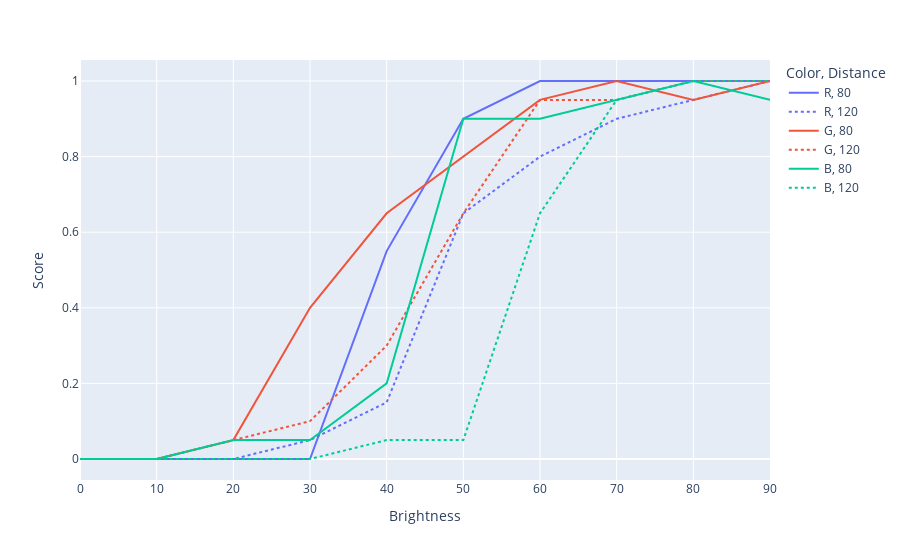

Here is the notebook cell this chart was saved with:
### Code cell
fig = px.line(rgb, x = 'Brightness', y = 'Score', color = 'Color', line_dash = 'Distance')
fig.show()

### Figure 1 — Plotly figure (JSON) as saved in the notebook; plotly's stock layout.template omitted (floating-point values rounded to 4 significant figures)
{"data": [{"hovertemplate": "Color=R<br>Distance=80<br>Brightness=%{x}<br>Score=%{y}<extra></extra>", "legendgroup": "R, 80", "line": {"color": "#636efa", "dash": "solid"}, "marker": {"symbol": "circle"}, "mode": "lines", "name": "R, 80", "orientation": "v", "showlegend": true, "type": "scatter", "x": [0, 10, 20, 30, 40, 50, 60, 70, 80, 90], "xaxis": "x", "y": [0, 0, 0, 0, 0.55, 0.9, 1, 1, 1, 1], "yaxis": "y"}, {"hovertemplate": "Color=R<br>Distance=120<br>Brightness=%{x}<br>Score=%{y}<extra></extra>", "legendgroup": "R, 120", "line": {"color": "#636efa", "dash": "dot"}, "marker": {"symbol": "circle"}, "mode": "lines", "name": "R, 120", "orientation": "v", "showlegend": true, "type": "scatter", "x": [0, 10, 20, 30, 40, 50, 60, 70, 80, 90], "xaxis": "x", "y": [0, 0, 0, 0.05, 0.15, 0.65, 0.8, 0.9, 0.95, 1], "yaxis": "y"}, {"hovertemplate": "Color=G<br>Distance=80<br>Brightness=%{x}<br>Score=%{y}<extra></extra>", "legendgroup": "G, 80", "line": {"color": "#EF553B", "dash": "solid"}, "marker": {"symbol": "circle"}, "mode": "lines", "name": "G, 80", "orientation": "v", "showlegend": true, "type": "scatter", "x": [0, 10, 20, 30, 40, 50, 60, 70, 80, 90], "xaxis": "x", "y": [0, 0, 0.05, 0.4, 0.65, 0.8, 0.95, 1, 0.95, 1], "yaxis": "y"}, {"hovertemplate": "Color=G<br>Distance=120<br>Brightness=%{x}<br>Score=%{y}<extra></extra>", "legendgroup": "G, 120", "line": {"color": "#EF553B", "dash": "dot"}, "marker": {"symbol": "circle"}, "mode": "lines", "name": "G, 120", "orientation": "v", "showlegend": true, "type": "scatter", "x": [0, 10, 20, 30, 40, 50, 60, 70, 80, 90], "xaxis": "x", "y": [0, 0, 0.05, 0.1, 0.3, 0.65, 0.95, 0.95, 1, 1], "yaxis": "y"}, {"hovertemplate": "Color=B<br>Distance=80<br>Brightness=%{x}<br>Score=%{y}<extra></extra>", "legendgroup": "B, 80", "line": {"color": "#00cc96", "dash": "solid"}, "marker": {"symbol": "circle"}, "mode": "lines", "name": "B, 80", "orientation": "v", "showlegend": true, "type": "scatter", "x": [0, 10, 20, 30, 40, 50, 60, 70, 80, 90], "xaxis": "x", "y": [0, 0, 0.05, 0.05, 0.2, 0.9, 0.9, 0.95, 1, 0.95], "yaxis": "y"}, {"hovertemplate": "Color=B<br>Distance=120<br>Brightness=%{x}<br>Score=%{y}<extra></extra>", "legendgroup": "B, 120", "line": {"color": "#00cc96", "dash": "dot"}, "marker": {"symbol": "circle"}, "mode": "lines", "name": "B, 120", "orientation": "v", "showlegend": true, "type": "scatter", "x": [0, 10, 20, 30, 40, 50, 60, 70, 80, 90], "xaxis": "x", "y": [0, 0, 0, 0, 0.05, 0.05, 0.65, 0.95, 1, 1], "yaxis": "y"}], "layout": {"legend": {"title": {"text": "Color, Distance"}, "tracegroupgap": 0}, "margin": {"t": 60}, "xaxis": {"anchor": "y", "domain": [0, 1], "title": {"text": "Brightness"}}, "yaxis": {"anchor": "x", "domain": [0, 1], "title": {"text": "Score"}}}}
